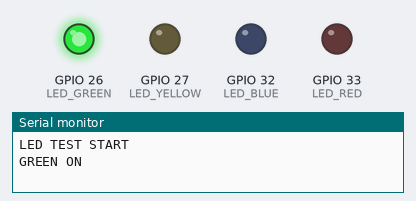
Bench run of a sketch on a simulated ESP32. Shown: output pins drawn as LEDs (lit = HIGH), the last lines printed to the serial monitor.

Above: at 0.5 s.
At 2.0 s:
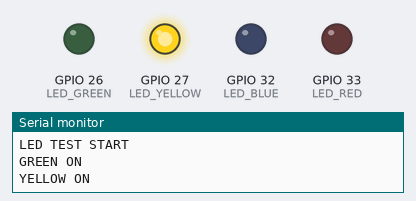
At 3.5 s:
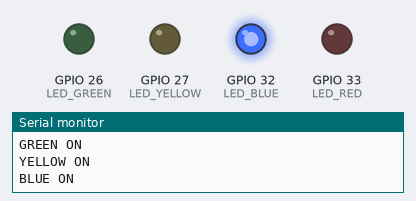
At 5.0 s:
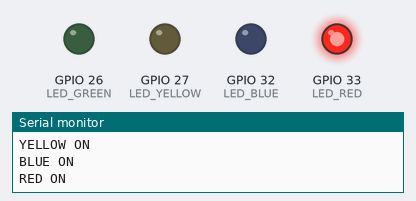
At 7.0 s:
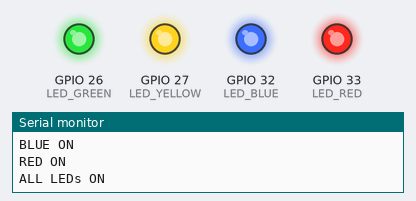
At 9.0 s:
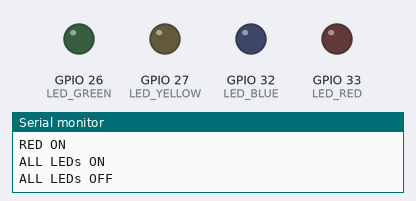
Timing chart, 0 to 13.0 s (numbered marks = the images above):
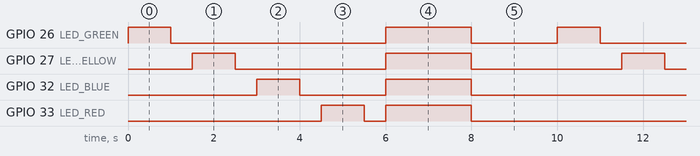

Measured:
- by itself, GPIO 26 (LED_GREEN): repeats every 10.0 s: LOW 5.0 s, HIGH 2.0 s, LOW 2.0 s, HIGH 1.0 s
- by itself, GPIO 27 (LED_YELLOW): repeats every 10.0 s: LOW 3.5 s, HIGH 2.0 s, LOW 3.5 s, HIGH 1.0 s
- by itself, GPIO 32 (LED_BLUE): repeats every 10.0 s: LOW 2.0 s, HIGH 2.0 s, LOW 5.0 s, HIGH 1.0 s
- by itself, GPIO 33 (LED_RED): repeats every 10.0 s: LOW 0.50 s, HIGH 2.0 s, LOW 6.5 s, HIGH 1.0 s

The sketch:

sketch_aug17a.ino
```cpp
// ============================================================
// FC V1 - LED ONLY TEST
// ============================================================

#define LED_GREEN   26
#define LED_YELLOW  27
#define LED_BLUE    32
#define LED_RED     33

void setup()
{
  Serial.begin(115200);

  pinMode(LED_GREEN, OUTPUT);
  pinMode(LED_YELLOW, OUTPUT);
  pinMode(LED_BLUE, OUTPUT);
  pinMode(LED_RED, OUTPUT);

  // Start with everything OFF
  digitalWrite(LED_GREEN, LOW);
  digitalWrite(LED_YELLOW, LOW);
  digitalWrite(LED_BLUE, LOW);
  digitalWrite(LED_RED, LOW);

  Serial.println("LED TEST START");
}

void loop()
{
  // GREEN
  Serial.println("GREEN ON");

  digitalWrite(LED_GREEN, HIGH);
  delay(1000);

  digitalWrite(LED_GREEN, LOW);
  delay(500);


  // YELLOW
  Serial.println("YELLOW ON");

  digitalWrite(LED_YELLOW, HIGH);
  delay(1000);

  digitalWrite(LED_YELLOW, LOW);
  delay(500);


  // BLUE
  Serial.println("BLUE ON");

  digitalWrite(LED_BLUE, HIGH);
  delay(1000);

  digitalWrite(LED_BLUE, LOW);
  delay(500);


  // RED
  Serial.println("RED ON");

  digitalWrite(LED_RED, HIGH);
  delay(1000);

  digitalWrite(LED_RED, LOW);
  delay(500);


  // ALL ON
  Serial.println("ALL LEDs ON");

  digitalWrite(LED_GREEN, HIGH);
  digitalWrite(LED_YELLOW, HIGH);
  digitalWrite(LED_BLUE, HIGH);
  digitalWrite(LED_RED, HIGH);

  delay(2000);


  // ALL OFF
  Serial.println("ALL LEDs OFF");

  digitalWrite(LED_GREEN, LOW);
  digitalWrite(LED_YELLOW, LOW);
  digitalWrite(LED_BLUE, LOW);
  digitalWrite(LED_RED, LOW);

  delay(2000);
}
```
